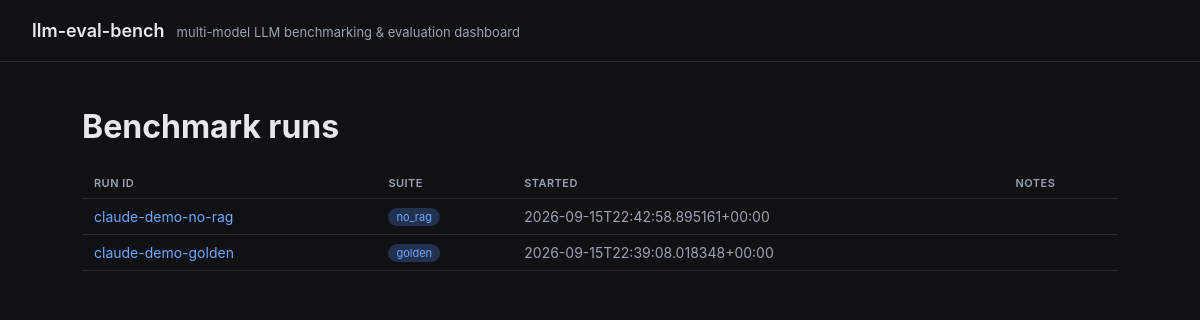
The page / on the database its author committed.
### tables this page shows
CREATE TABLE runs (
    run_id TEXT PRIMARY KEY,
    suite TEXT NOT NULL,              -- 'golden' or 'no_rag'
    started_at TEXT NOT NULL,
    notes TEXT
);

### llm_eval_bench/dashboard/app.py (the view)
    @app.get("/", response_class=HTMLResponse)
    def index(request: Request):
        conn = get_conn()
        runs = fetch_runs(conn)
        conn.close()
        return templates.TemplateResponse(request, "index.html", {"runs": runs})

### llm_eval_bench/dashboard/templates/index.html (shortened to what this page needs)
{% extends "base.html" %}
{% block content %}
  <h1>Benchmark runs</h1>
  {% if not runs %}
    <p class="muted">No runs yet. Kick one off with <code>llm-eval-bench run --config config.yaml</code>.</p>
  {% else %}
    <table>
      <thead>
        <tr><th>Run ID</th><th>Suite</th><th>Started</th><th>Notes</th></tr>
      </thead>
      <tbody>
        {% for run in runs %}
        <tr>
          <td><a class="run-link" href="/runs/{{ run['run_id'] }}">{{ run['run_id'] }}</a></td>
          <td><span class="badge">{{ run['suite'] }}</span></td>
          <td class="muted">{{ run['started_at'] }}</td>
          <td class="muted">{{ run['notes'] or '' }}</td>
        </tr>
        {% endfor %}
      </tbody>
    </table>
  {% endif %}
{% endblock %}

### llm_eval_bench/dashboard/templates/base.html (style rules this page uses)
:root { --bg: #0f1115; --panel: #171a21; --border: #262b36; --text: #e6e8ec; --muted: #9aa3b2; --accent: #6ea8fe; }
* { box-sizing: border-box; }
body { margin: 0; background: var(--bg); color: var(--text); font-family: -apple-system, BlinkMacSystemFont, "Segoe UI", Roboto, sans-serif; }
table { border-collapse: collapse; width: 100%; margin: 16px 0; }
th, td { text-align: left; padding: 8px 12px; border-bottom: 1px solid var(--border); font-size: 14px; }
th { color: var(--muted); font-weight: 600; text-transform: uppercase; font-size: 11px; letter-spacing: 0.04em; }
a.run-link { color: var(--accent); text-decoration: none; }
.badge { display: inline-block; padding: 2px 8px; border-radius: 999px; font-size: 11px; background: #22314f; color: var(--accent); }
.muted { color: var(--muted); }

### rows shown on the page
runs: run_id "claude-demo-no-rag", suite "no_rag", started_at "2026-09-15T22:42:58.895161+00:00"
runs: run_id "claude-demo-golden", suite "golden", started_at "2026-09-15T22:39:08.018348+00:00"
